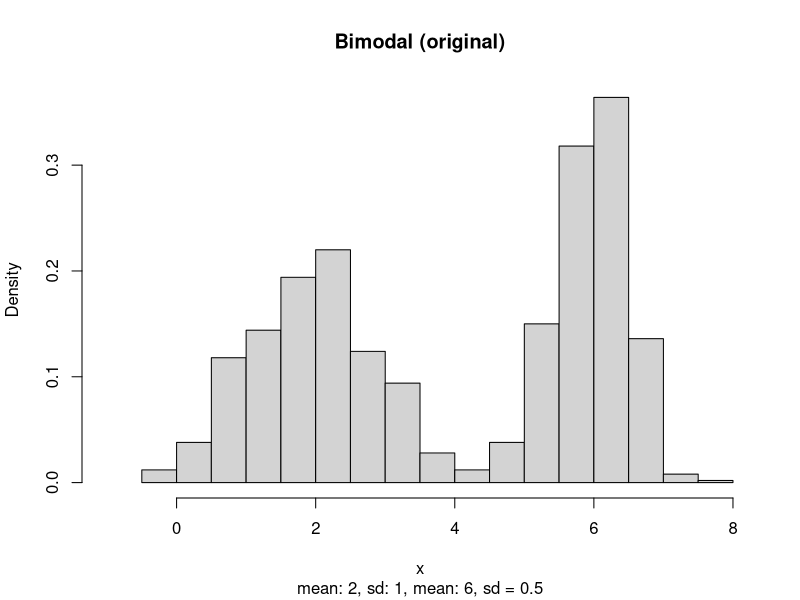
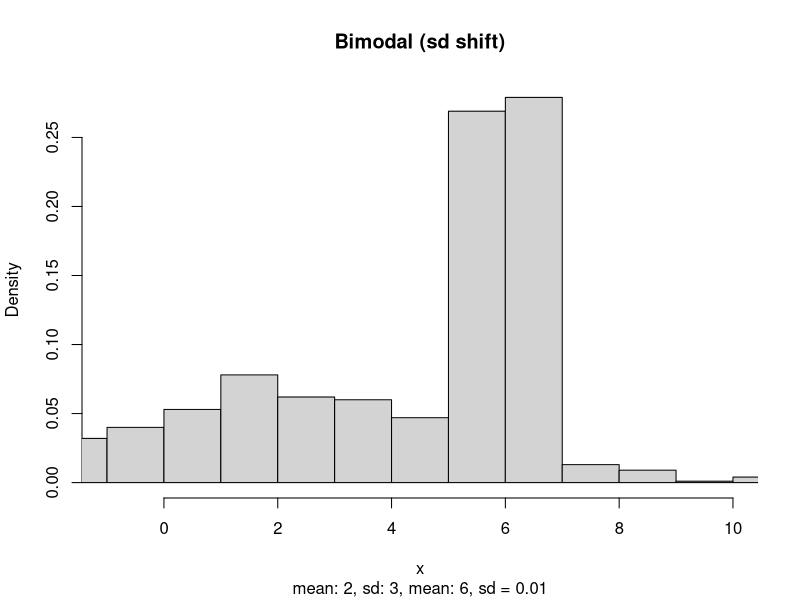
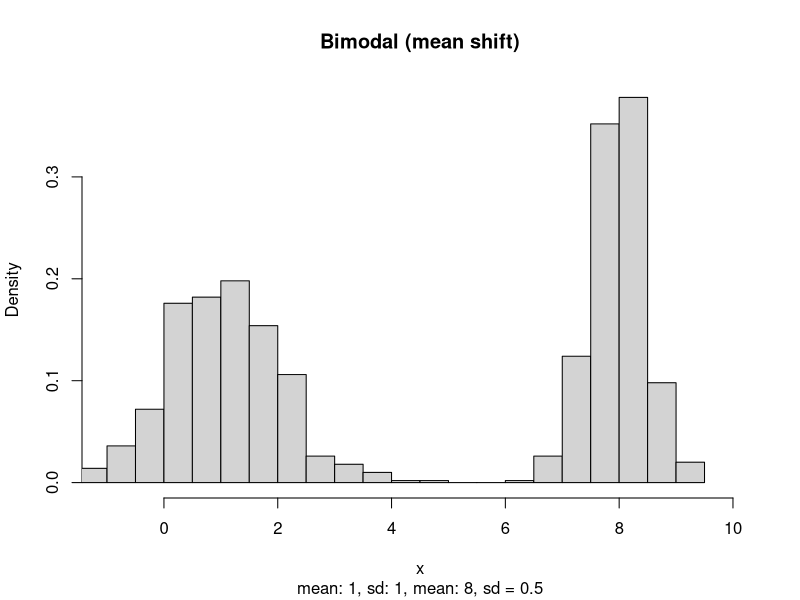
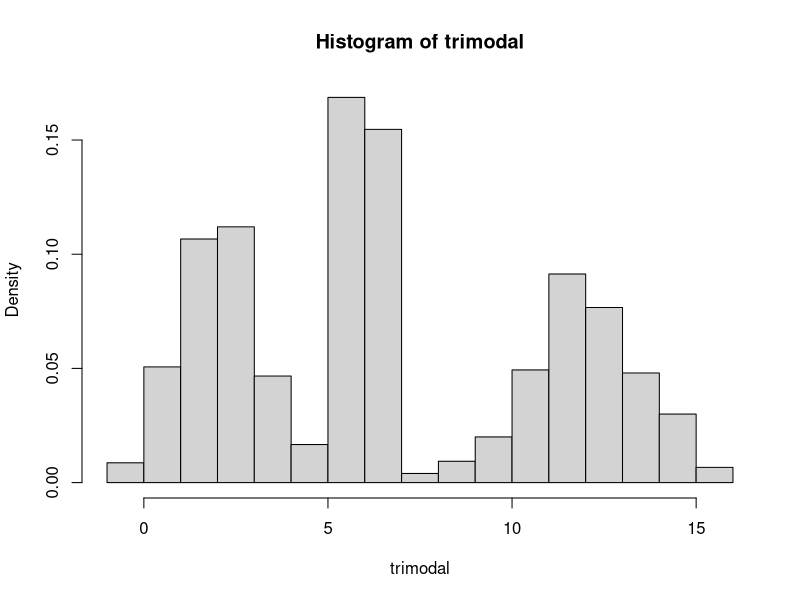
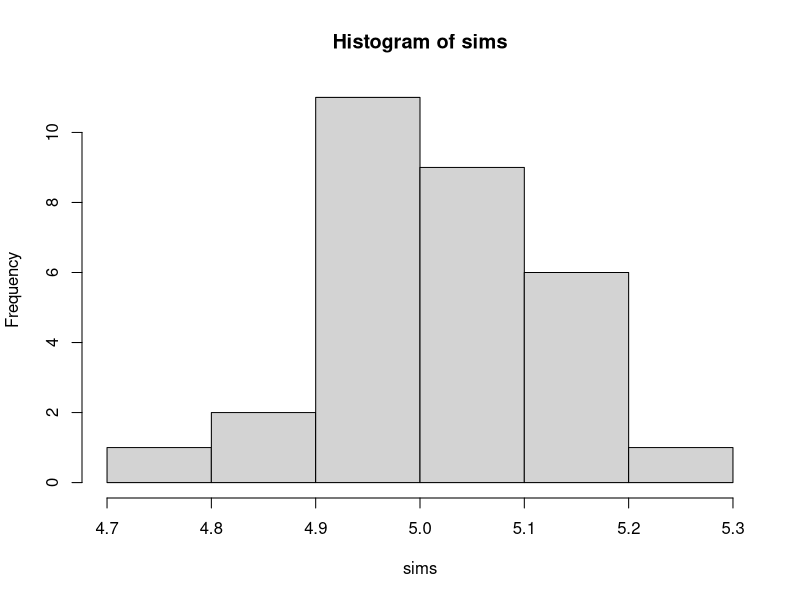
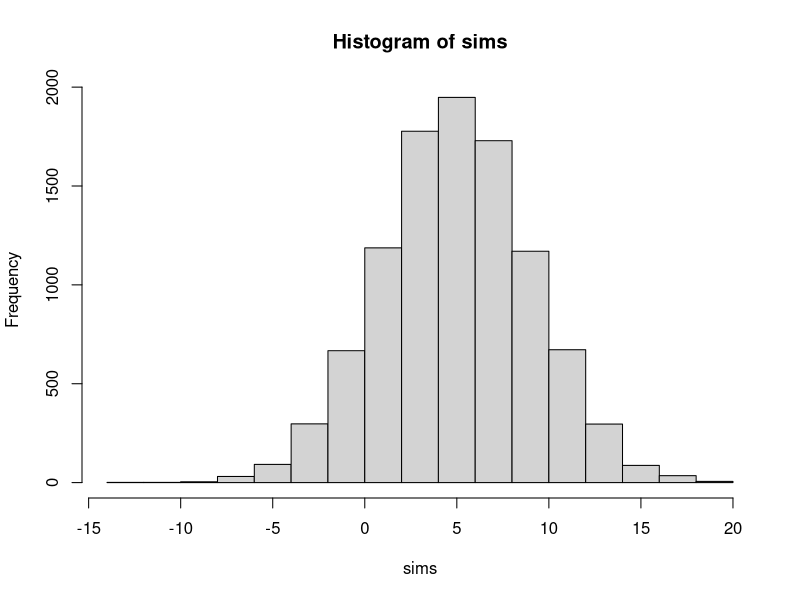

These charts were generated, in order, by the following R code:
## ---- chunk 1
knitr::opts_chunk$set(echo = FALSE)
library(truncnorm)
rm(list = ls())
set.seed(4289)
## ---- chunk 2

x <- c(rtruncnorm(500, a=-Inf, b=Inf, mean=2, sd=1),
       rtruncnorm(500, a=-Inf, b=Inf, mean=6, sd=0.5)) 

# Summary
mean(x)
sd(x)
hist(x,breaks=18, freq=FALSE, xlim=c(-1,8),
     main = "Bimodal (original)",
     sub = "mean: 2, sd: 1, mean: 6, sd = 0.5")
## ---- chunk 3

x <- c(rtruncnorm(500, a=-Inf, b=Inf, mean=2, sd=3),
       rtruncnorm(500, a=-Inf, b=Inf, mean=6, sd=0.01))
mean(x)
sd(x)
hist(x, breaks = 18, freq = FALSE, xlim = c(-1,10),
     main = "Bimodal (sd shift)",
     sub = "mean: 2, sd: 3, mean: 6, sd = 0.01")
## ---- chunk 4
x <- c(rtruncnorm(500, a=-Inf, b=Inf, mean=1, sd=1),
       rtruncnorm(500, a=-Inf, b=Inf, mean=8, sd=0.5))
mean(x)
sd(x)
hist(x, breaks = 18, freq = FALSE, xlim = c(-1,10),
     main = "Bimodal (mean shift)",
     sub = "mean: 1, sd: 1, mean: 8, sd = 0.5")
## ---- chunk 5
trimodal <- c(rtruncnorm(500, a = -Inf, b = Inf, mean = 2, sd = 1),
              rtruncnorm(500, a = -Inf, b = Inf, mean = 6, sd = 0.5),
              rtruncnorm(500, a = -Inf, b = Inf, mean = 12, sd = 1.5))

hist(trimodal, freq = FALSE, breaks = 18)
## ---- chunk 6
x <- c(rtruncnorm(500, a=-Inf, b=Inf, mean=2, sd=1),
       rtruncnorm(500, a=-Inf, b=Inf, mean=6, sd=0.5)) 

nn <- length(x)
e <- rnorm(nn, 0, 3)
y <- 2*x+e

cor(x,y)
## ---- chunk 7
x <- c(rtruncnorm(500, a=-Inf, b=Inf, mean=2, sd=50),
       rtruncnorm(500, a=-Inf, b=Inf, mean=6, sd=50)) 

nn <- length(x)
e <- rnorm(nn, 0, 3)
y <- 2*x+e

cor(x,y)
## ---- chunk 8
# observations per peak
nn <- 5000
# no. of runs
runs <- 30

# function
bimodal.run <- function() {
  x <- c(rtruncnorm(nn, a = -Inf, b = Inf, mean = 2, sd = 10),
         rtruncnorm(nn, a = -Inf, b = Inf, mean = 8, sd = 10))
  e <- rnorm(nn,0,3)
  y <- 2*x+e
  mean.x <- mean(x)
  return(mean.x)
}
sims <- replicate(runs, bimodal.run())

hist(sims)


## ---- chunk 9
# observations per peak
nn <- 3
# no. of runs
runs <- 10000


# function
bimodal.run <- function() {
  x <<- c(rtruncnorm(nn, a = -Inf, b = Inf, mean = 2, sd = 10),
         rtruncnorm(nn, a = -Inf, b = Inf, mean = 8, sd = 10))
  e <- rnorm(nn,0,3)
  y <- 2*x+e
  mean.x <- mean(x)
  return(mean.x)
}
sims <- replicate(runs, bimodal.run())

hist(sims)
